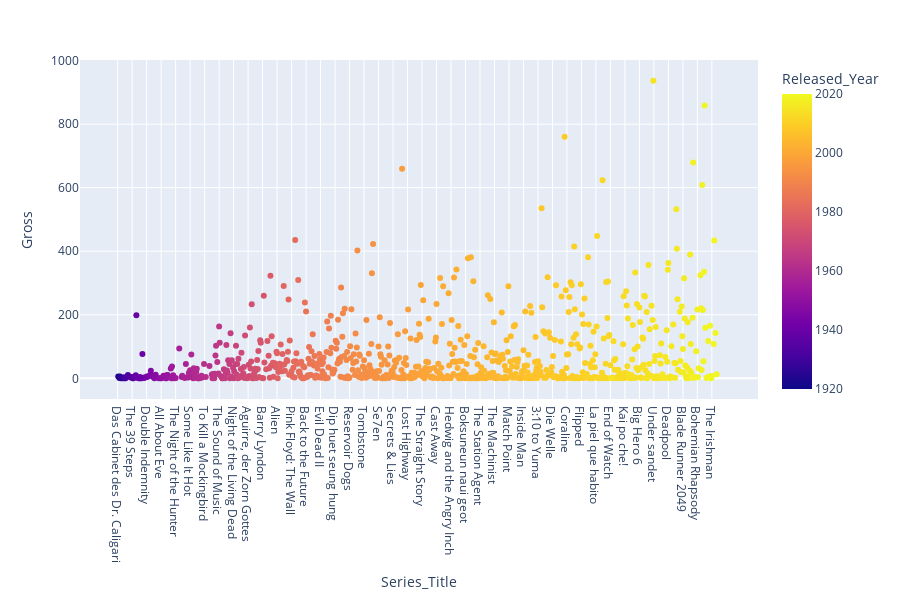

Notebook code for this chart:
### Code cell
px.scatter(movies, x='Series_Title',y='Gross',color='Released_Year',height=600)

### Figure 1 — Plotly figure (JSON) as saved in the notebook; plotly's stock layout.template omitted (floating-point values rounded to 4 significant figures; data arrays with more than 128 entries replaced by an {"elided": "..."} marker saying what was removed)
{"data": [{"hovertemplate": "Series_Title=%{x}<br>Gross=%{y}<br>Released_Year=%{marker.color}<extra></extra>", "legendgroup": "", "marker": {"color": {"elided": "1000 int values"}, "coloraxis": "coloraxis", "symbol": "circle"}, "mode": "markers", "name": "", "orientation": "v", "showlegend": false, "type": "scatter", "x": {"elided": "1000 str values"}, "xaxis": "x", "y": {"elided": "1000 float values"}, "yaxis": "y"}], "layout": {"coloraxis": {"colorbar": {"title": {"text": "Released_Year"}}, "colorscale": [[0, "#0d0887"], [0.1111, "#46039f"], [0.2222, "#7201a8"], [0.3333, "#9c179e"], [0.4444, "#bd3786"], [0.5556, "#d8576b"], [0.6667, "#ed7953"], [0.7778, "#fb9f3a"], [0.8889, "#fdca26"], [1, "#f0f921"]]}, "height": 600, "legend": {"tracegroupgap": 0}, "margin": {"t": 60}, "xaxis": {"anchor": "y", "domain": [0, 1], "title": {"text": "Series_Title"}}, "yaxis": {"anchor": "x", "domain": [0, 1], "title": {"text": "Gross"}}}}
